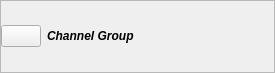
<ui version="4.0" >
 <class>ChanGroupItem</class>
 <widget class="QWidget" name="ChanGroupItem" >
  <property name="geometry" >
   <rect>
    <x>0</x>
    <y>0</y>
    <width>275</width>
    <height>53</height>
   </rect>
  </property>
  <property name="sizePolicy" >
   <sizepolicy vsizetype="Expanding" hsizetype="Expanding" >
    <horstretch>0</horstretch>
    <verstretch>0</verstretch>
   </sizepolicy>
  </property>
  <property name="windowTitle" >
   <string>Form</string>
  </property>
  <layout class="QGridLayout" >
   <property name="leftMargin" >
    <number>0</number>
   </property>
   <property name="topMargin" >
    <number>0</number>
   </property>
   <property name="rightMargin" >
    <number>0</number>
   </property>
   <property name="bottomMargin" >
    <number>0</number>
   </property>
   <item row="0" column="0" >
    <widget class="QFrame" name="frame" >
     <property name="sizePolicy" >
      <sizepolicy vsizetype="Expanding" hsizetype="Expanding" >
       <horstretch>0</horstretch>
       <verstretch>0</verstretch>
      </sizepolicy>
     </property>
     <property name="frameShape" >
      <enum>QFrame::StyledPanel</enum>
     </property>
     <property name="frameShadow" >
      <enum>QFrame::Raised</enum>
     </property>
     <layout class="QHBoxLayout" >
      <property name="leftMargin" >
       <number>0</number>
      </property>
      <property name="topMargin" >
       <number>0</number>
      </property>
      <property name="rightMargin" >
       <number>0</number>
      </property>
      <property name="bottomMargin" >
       <number>0</number>
      </property>
      <item>
       <widget class="QPushButton" name="expandButton" >
        <property name="sizePolicy" >
         <sizepolicy vsizetype="Fixed" hsizetype="Fixed" >
          <horstretch>0</horstretch>
          <verstretch>0</verstretch>
         </sizepolicy>
        </property>
        <property name="toolTip" >
         <string>Expand</string>
        </property>
        <property name="text" >
         <string/>
        </property>
        <property name="icon" >
         <iconset resource="images.qrc" >:/images/add_24x24.png</iconset>
        </property>
       </widget>
      </item>
      <item>
       <widget class="QLabel" name="titleLabel" >
        <property name="sizePolicy" >
         <sizepolicy vsizetype="Fixed" hsizetype="Minimum" >
          <horstretch>0</horstretch>
          <verstretch>0</verstretch>
         </sizepolicy>
        </property>
        <property name="font" >
         <font>
          <weight>75</weight>
          <italic>true</italic>
          <bold>true</bold>
         </font>
        </property>
        <property name="text" >
         <string>Channel Group</string>
        </property>
       </widget>
      </item>
      <item>
       <spacer>
        <property name="orientation" >
         <enum>Qt::Horizontal</enum>
        </property>
        <property name="sizeType" >
         <enum>QSizePolicy::Expanding</enum>
        </property>
        <property name="sizeHint" >
         <size>
          <width>231</width>
          <height>71</height>
         </size>
        </property>
       </spacer>
      </item>
     </layout>
    </widget>
   </item>
  </layout>
 </widget>
 <resources>
  <include location="images.qrc" />
 </resources>
 <connections/>
</ui>
